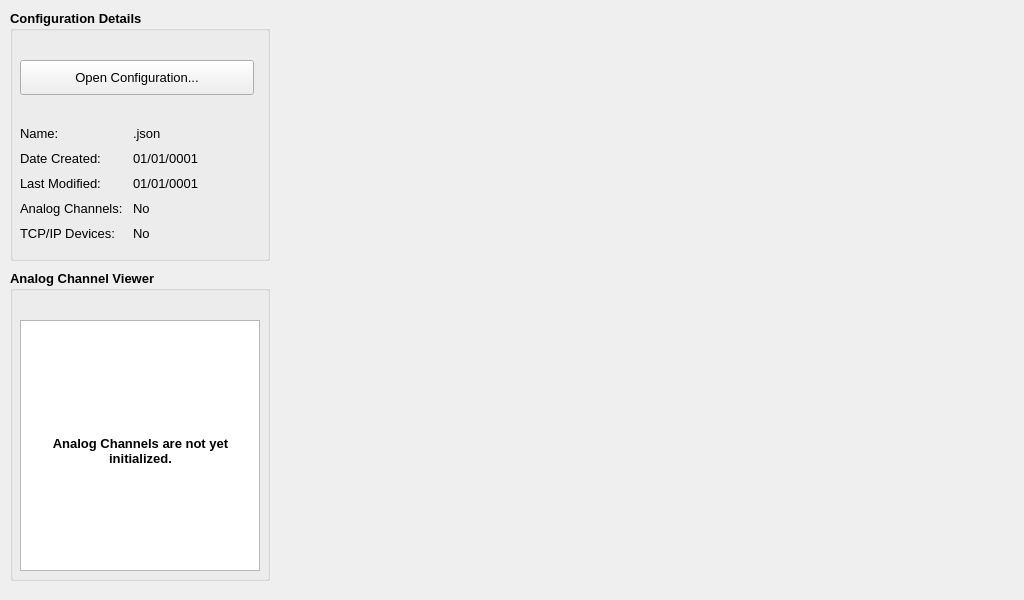
<?xml version="1.0" encoding="UTF-8"?>
<ui version="4.0">
 <class>MainWindow</class>
 <widget class="QMainWindow" name="MainWindow">
  <property name="geometry">
   <rect>
    <x>0</x>
    <y>0</y>
    <width>1024</width>
    <height>600</height>
   </rect>
  </property>
  <property name="font">
   <font>
    <family>Arial</family>
    <pointsize>10</pointsize>
   </font>
  </property>
  <property name="windowTitle">
   <string>MainWindow</string>
  </property>
  <widget class="QWidget" name="centralwidget">
   <widget class="QGroupBox" name="raw_channel_box">
    <property name="geometry">
     <rect>
      <x>10</x>
      <y>270</y>
      <width>260</width>
      <height>311</height>
     </rect>
    </property>
    <property name="font">
     <font>
      <family>Arial</family>
      <pointsize>10</pointsize>
      <weight>75</weight>
      <bold>true</bold>
     </font>
    </property>
    <property name="title">
     <string>Analog Channel Viewer</string>
    </property>
    <widget class="QTableView" name="channel_list">
     <property name="geometry">
      <rect>
       <x>10</x>
       <y>50</y>
       <width>240</width>
       <height>251</height>
      </rect>
     </property>
    </widget>
    <widget class="QLabel" name="err_lbl">
     <property name="geometry">
      <rect>
       <x>20</x>
       <y>160</y>
       <width>221</width>
       <height>41</height>
      </rect>
     </property>
     <property name="font">
      <font>
       <family>Arial</family>
       <pointsize>10</pointsize>
      </font>
     </property>
     <property name="text">
      <string>Analog Channels are not yet initialized.</string>
     </property>
     <property name="alignment">
      <set>Qt::AlignCenter</set>
     </property>
     <property name="wordWrap">
      <bool>true</bool>
     </property>
    </widget>
   </widget>
   <widget class="QGroupBox" name="details_box">
    <property name="geometry">
     <rect>
      <x>10</x>
      <y>10</y>
      <width>260</width>
      <height>251</height>
     </rect>
    </property>
    <property name="font">
     <font>
      <family>Arial</family>
      <pointsize>10</pointsize>
      <weight>75</weight>
      <bold>true</bold>
     </font>
    </property>
    <property name="title">
     <string>Configuration Details</string>
    </property>
    <widget class="QWidget" name="verticalLayoutWidget">
     <property name="geometry">
      <rect>
       <x>10</x>
       <y>50</y>
       <width>234</width>
       <height>181</height>
      </rect>
     </property>
     <layout class="QVBoxLayout" name="verticalLayout">
      <item>
       <widget class="QPushButton" name="open_btn">
        <property name="minimumSize">
         <size>
          <width>0</width>
          <height>35</height>
         </size>
        </property>
        <property name="font">
         <font>
          <weight>50</weight>
          <bold>false</bold>
         </font>
        </property>
        <property name="text">
         <string>Open Configuration...</string>
        </property>
       </widget>
      </item>
      <item>
       <spacer name="verticalSpacer">
        <property name="orientation">
         <enum>Qt::Vertical</enum>
        </property>
        <property name="sizeHint" stdset="0">
         <size>
          <width>20</width>
          <height>40</height>
         </size>
        </property>
       </spacer>
      </item>
      <item>
       <layout class="QFormLayout" name="formLayout">
        <property name="horizontalSpacing">
         <number>10</number>
        </property>
        <property name="verticalSpacing">
         <number>10</number>
        </property>
        <item row="0" column="0">
         <widget class="QLabel" name="label_5">
          <property name="font">
           <font>
            <family>Arial</family>
            <pointsize>10</pointsize>
            <weight>50</weight>
            <bold>false</bold>
           </font>
          </property>
          <property name="text">
           <string>Name:</string>
          </property>
         </widget>
        </item>
        <item row="0" column="1">
         <widget class="QLabel" name="name_lbl">
          <property name="font">
           <font>
            <family>Arial</family>
            <pointsize>10</pointsize>
            <weight>50</weight>
            <bold>false</bold>
           </font>
          </property>
          <property name="text">
           <string>.json</string>
          </property>
         </widget>
        </item>
        <item row="1" column="0">
         <widget class="QLabel" name="label">
          <property name="font">
           <font>
            <family>Arial</family>
            <pointsize>10</pointsize>
            <weight>50</weight>
            <bold>false</bold>
           </font>
          </property>
          <property name="text">
           <string>Date Created:</string>
          </property>
         </widget>
        </item>
        <item row="1" column="1">
         <widget class="QLabel" name="created_lbl">
          <property name="font">
           <font>
            <family>Arial</family>
            <pointsize>10</pointsize>
            <weight>50</weight>
            <bold>false</bold>
           </font>
          </property>
          <property name="text">
           <string>01/01/0001</string>
          </property>
         </widget>
        </item>
        <item row="2" column="0">
         <widget class="QLabel" name="label_3">
          <property name="font">
           <font>
            <family>Arial</family>
            <pointsize>10</pointsize>
            <weight>50</weight>
            <bold>false</bold>
           </font>
          </property>
          <property name="text">
           <string>Last Modified:</string>
          </property>
         </widget>
        </item>
        <item row="2" column="1">
         <widget class="QLabel" name="modified_lbl">
          <property name="font">
           <font>
            <family>Arial</family>
            <pointsize>10</pointsize>
            <weight>50</weight>
            <bold>false</bold>
           </font>
          </property>
          <property name="text">
           <string>01/01/0001</string>
          </property>
         </widget>
        </item>
        <item row="3" column="0">
         <widget class="QLabel" name="label_4">
          <property name="font">
           <font>
            <family>Arial</family>
            <pointsize>10</pointsize>
            <weight>50</weight>
            <bold>false</bold>
           </font>
          </property>
          <property name="text">
           <string>Analog Channels:</string>
          </property>
         </widget>
        </item>
        <item row="3" column="1">
         <widget class="QLabel" name="analog_lbl">
          <property name="font">
           <font>
            <family>Arial</family>
            <pointsize>10</pointsize>
            <weight>50</weight>
            <bold>false</bold>
           </font>
          </property>
          <property name="text">
           <string>No</string>
          </property>
         </widget>
        </item>
        <item row="4" column="0">
         <widget class="QLabel" name="label_6">
          <property name="font">
           <font>
            <family>Arial</family>
            <pointsize>10</pointsize>
            <weight>50</weight>
            <bold>false</bold>
           </font>
          </property>
          <property name="text">
           <string>TCP/IP Devices:</string>
          </property>
         </widget>
        </item>
        <item row="4" column="1">
         <widget class="QLabel" name="tcp_lbl">
          <property name="font">
           <font>
            <family>Arial</family>
            <pointsize>10</pointsize>
            <weight>50</weight>
            <bold>false</bold>
           </font>
          </property>
          <property name="text">
           <string>No</string>
          </property>
         </widget>
        </item>
       </layout>
      </item>
     </layout>
    </widget>
   </widget>
  </widget>
 </widget>
 <resources/>
 <connections/>
</ui>
